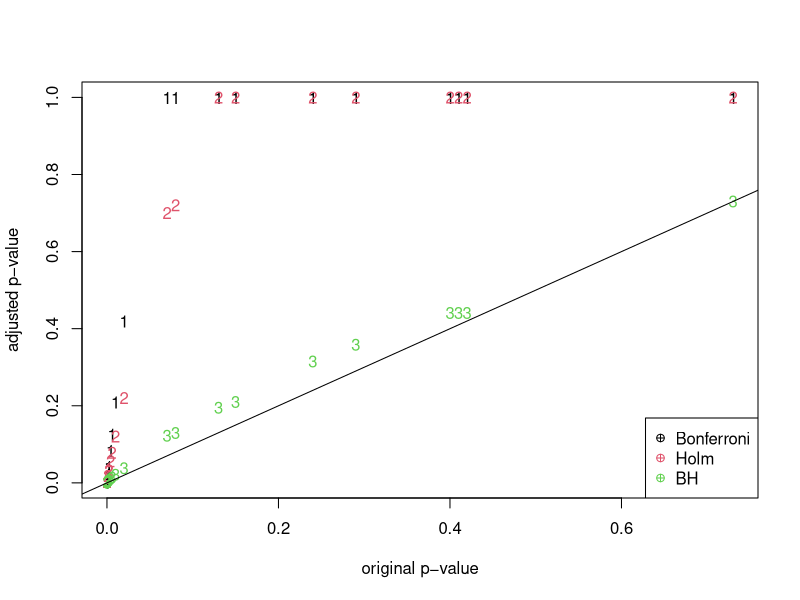

This figure's R source:
cheese=data.frame(char=
                    c("White", "Yellow", "Gray", "Curd_size", "Size_uniformity",
                      "Shape_uniformity", "Liquid_solid_ratio", "Sour", "Sweet",
                      "Cheesy", "Rancid", "Cardboard", "Storage", "Breakdown_rate",
                      "Firm", "Sticky", "Slippery", "Heavy", "Particle_size",
                      "Runny", "Rubbery"),
                  p=c(.004, .002, .13, .29, .73, .08, .02, .4, .24, .01, .0001,
                      .0001, .001, .001, .0001, .41, .07, .15, .42, .002, .006))
cheese = cheese[order(cheese$p),] 
cheese
cheese$B = p.adjust(cheese$p, "bonferroni") 
cheese$H = p.adjust(cheese$p, "holm") 
cheese$BH = p.adjust(cheese$p, "BH")
x = cheese$p
y = cbind(cheese$B, cheese$H, cheese$BH) 
cheese

matplot(x, y, xlab = "original p−value", ylab="adjusted p−value", col=1:3) 
legend('bottomright' , legend = c("Bonferroni", "Holm", "BH"), col = 1:3, pch = 10) 
abline (0 , 1 , col = 1)
